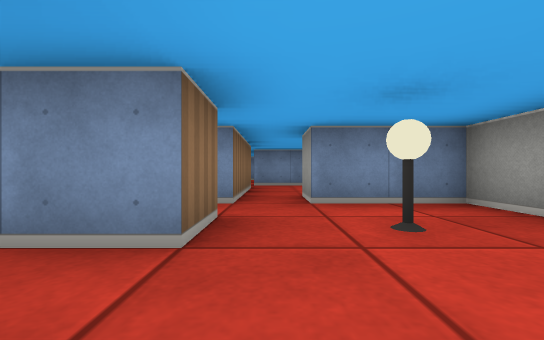
View 1 (above)

19 first-person views from a walk through a cub3D maze. The camera is about half as high as the walls, looks level and sees 90° across. The floor is counted in squares. Each view is taken from the middle of a square. On the plan, view 1 faces up. The plan holds only what a view shows up to about 9 squares ahead; the rest is blank.

View 2
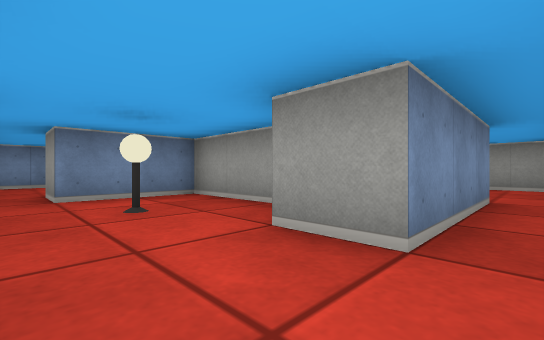

View 3
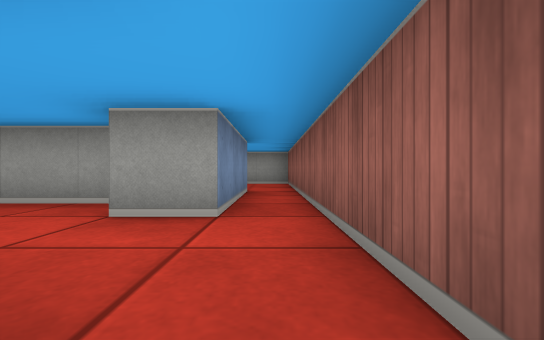

View 4
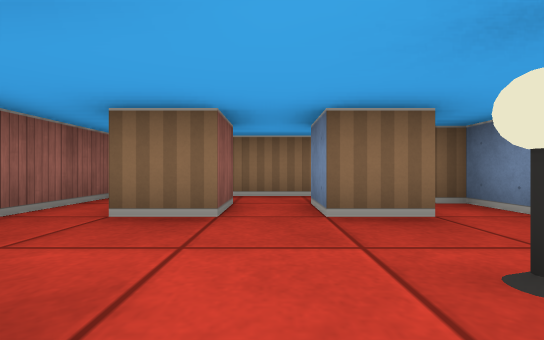

View 5
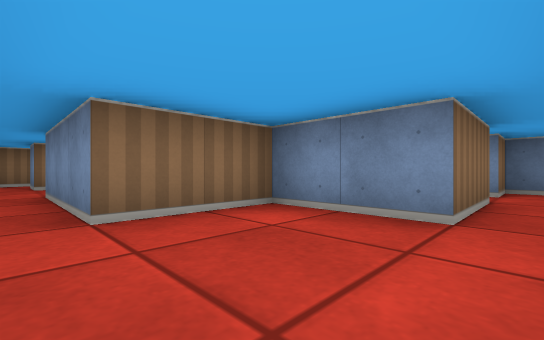

View 6
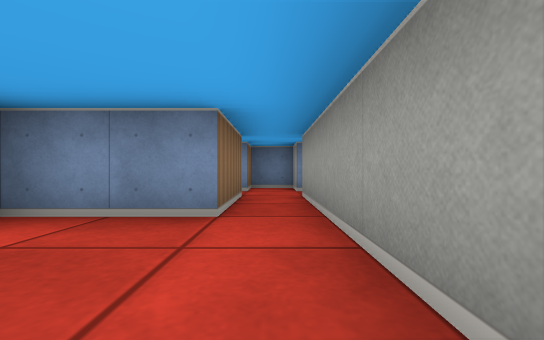

View 7
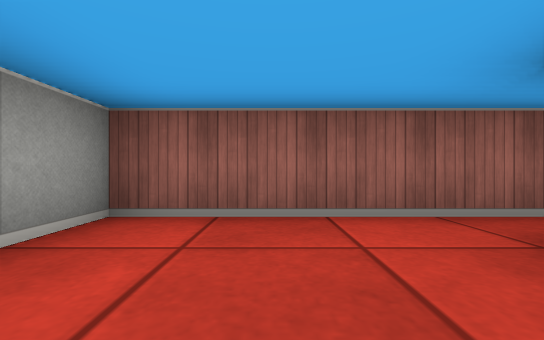

View 8
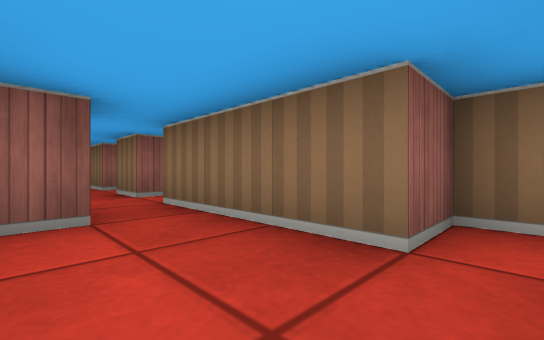

View 9
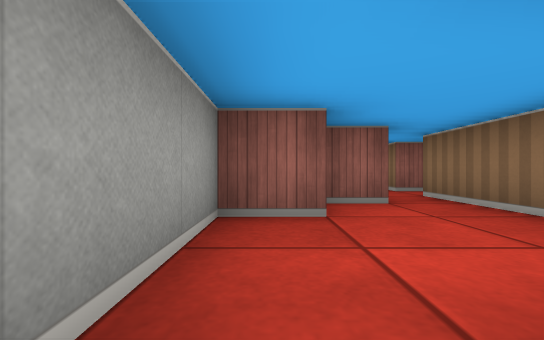

View 10
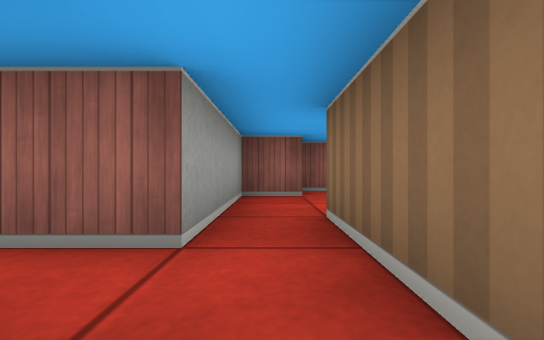

View 11
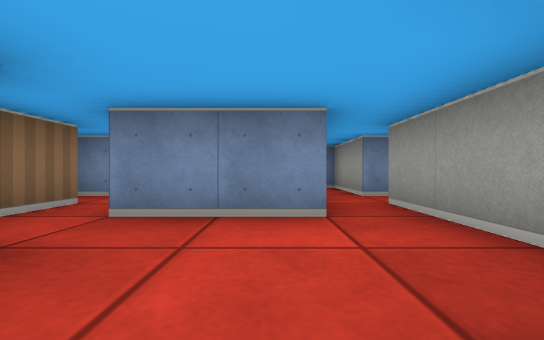

View 12
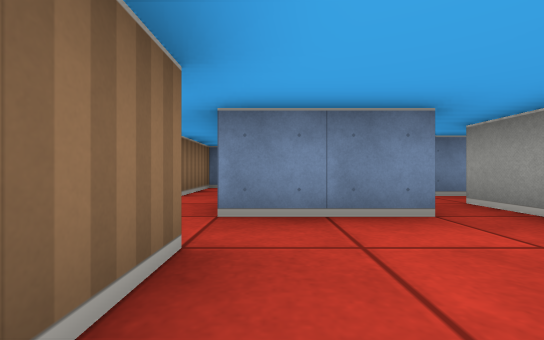

View 13
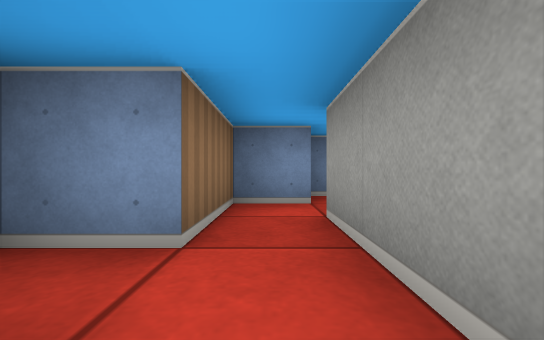

View 14
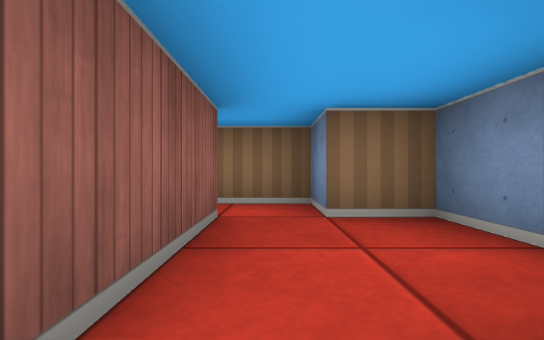

View 15
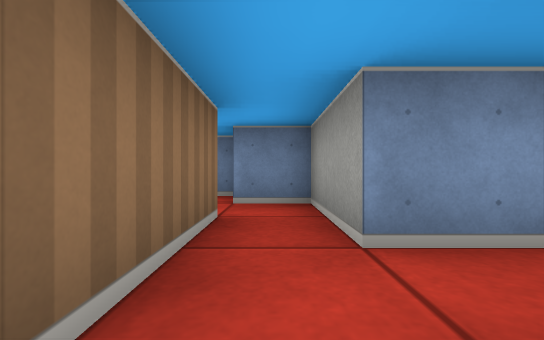

View 16
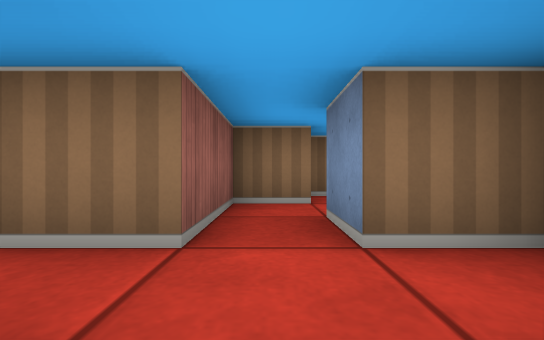

View 17
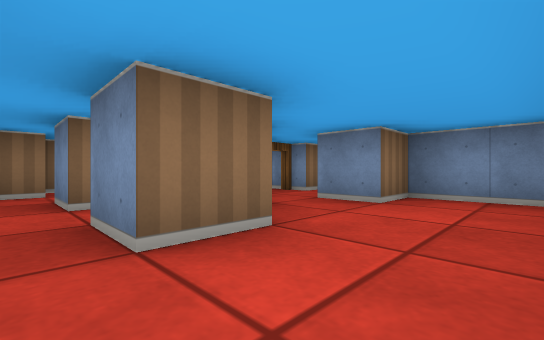

View 18
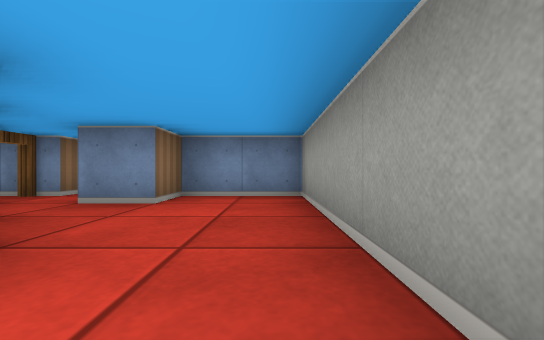

View 19
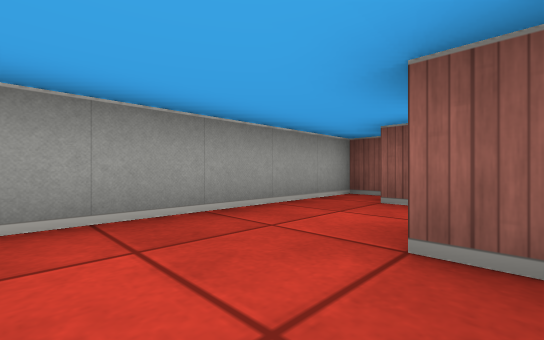

### Floor plan
Ten units are one square. View 1 is at (0, 0); x grows to the right and y downward. Boxes are objects, and circles mark ways between rooms. Rooms are numbered by the first view taken in them; rooms with no view inside come last. Other rooms are left out.
<svg viewBox="-30 -130 140 150">
<path fill="none" stroke="#000" d="M-14 -5 -5 -5 -5 5 -12 5M-11 -25 -5 -25 -5 -15 -15 -15M15 5 15 -5M25 -10 25 -35 5 -35M-5 -35 -15 -35 -15 -30M-25 -18 -25 10M-22 15 15 15M65 -15 45 -15 45 5 15 5M15 15 75 15 75 -14M14 -55 25 -55 25 -75M15 -75 -5 -75M5 -35 5 -45 14 -45M-15 -75 -15 -65 -5 -65 -5 -35M15 -95 15 -75M25 -75 25 -85M-5 -105 15 -105 15 -95M25 -95 25 -115 15 -115M-15 -85 -15 -75M-5 -85 -5 -105M-5 -115 -15 -115 -15 -95 -25 -95M80 -55 85 -55 85 -45 75 -45M99 -25 105 -25 105 -85 85 -85 85 -75 75 -75M65 -90 65 -85M55 -35 65 -35 65 -15M65 -45 55 -45M75 -14 75 -34M75 -55 65 -55M14 -125 -5 -125 -5 -115"/>
<rect x="5" y="-25" width="10" height="10" fill="#bbb"><title>lamp</title></rect>
<circle cx="20" cy="10" r="3" fill="#2a7"/>
<circle cx="0" cy="-30" r="3" fill="#2a7"/>
<circle cx="70" cy="-25" r="3" fill="#2a7"/>
<circle cx="20" cy="-80" r="3" fill="#2a7"/>
<circle cx="-10" cy="-70" r="3" fill="#2a7"/>
<circle cx="20" cy="-100" r="3" fill="#2a7"/>
<circle cx="5" cy="-110" r="3" fill="#2a7"/>
<circle cx="80" cy="-40" r="3" fill="#2a7"/>
<text x="0" y="-10">1</text>
<text x="50" y="0">2</text>
<text x="10" y="-60">3</text>
<text x="20" y="-90">4</text>
<text x="10" y="-110">5</text>
<text x="-10" y="-90">6</text>
<text x="90" y="-60">7</text>
<text x="70" y="-30">8</text>
<text x="0" y="-120">9</text>
</svg>
Room 1 opens to room 2. Room 1 opens to room 3. Room 2 opens to room 8. Room 3 opens to room 4. Room 3 opens to room 6. Room 4 opens to room 5. Room 5 opens to room 9. Room 7 opens to room 8.

Where each view was taken, in squares from view 1:
view 1: 0 up, 0 right, facing up
view 2: 1 down, 0 right, facing up-right
view 3: 1 down, 1 left, facing right
view 4: 1 up, 2 right, facing left
view 5: 1 down, 7 right, facing up-left
view 6: 1 down, 7 right, facing up
view 7: 1 up, 6 right, facing down
view 8: 7 up, 1 right, facing down-left
view 9: 8 up, 2 right, facing down
view 10: 10 up, 2 right, facing down
view 11: 5 up, 1 right, facing up
view 12: 5 up, 0 right, facing up
view 13: 8 up, 1 left, facing up
view 14: 11 up, 2 right, facing left
view 15: 8 up, 2 right, facing up
view 16: 4 up, 8 right, facing left
view 17: 4 up, 10 right, facing up-left
view 18: 4 up, 10 right, facing up
view 19: 7 up, 8 right, facing down-right
